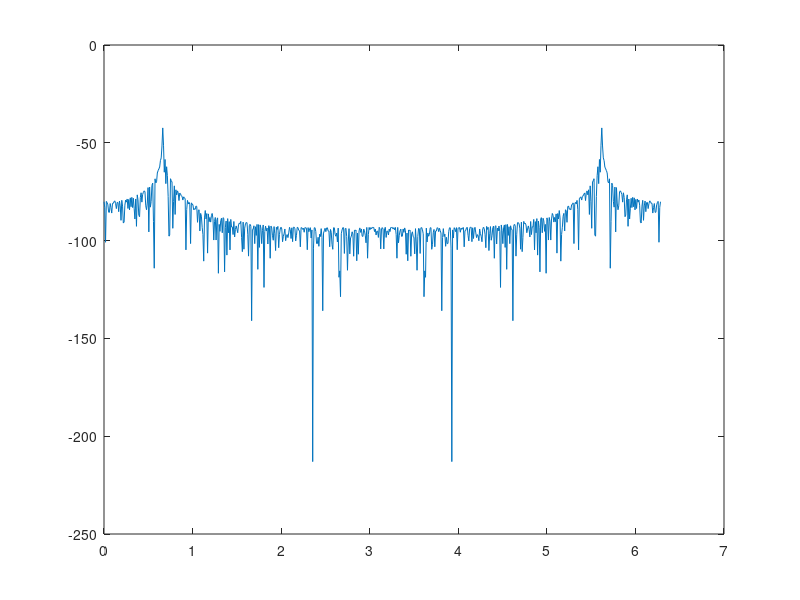

Write the MATLAB code that produced this figure.
%% Finite strip PO Scattered field
phi = linspace(0,2*pi,721);
phi_0 = 45*pi/180;
phi_RSB = pi - phi_0;
phi_ISB = phi_0 + pi;

E0 = 1;
freq = 1e9;
Z = 120*pi;

L = 10*3e8/freq;
k = 2*pi*freq;

E = -(k*L*E0*sin(phi_0)/sqrt(2*pi*k))*exp(1i*pi/4)*exp(-1i*k)*(exp(1i*k*(cos(phi_0) + cos(phi))*L) - 1)./(1i*k*(cos(phi_0 + cos(phi))));

figure;
plot(phi,20*log10(abs(E)));